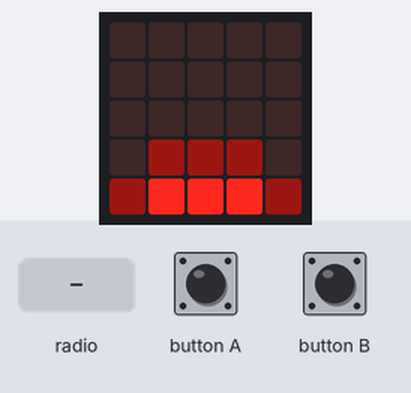
Bench run of a program on a simulated BBC micro:bit running MicroPython. On the bench: the board's 5×5 LED display. The test bench sets the inputs (shaded band). Dim RGB values are drawn brighter than linear; random numbers come from a fixed seed.

Above: at 5.0 s.
5.1 s: button A pressed for 0.15 s
At 6.0 s:
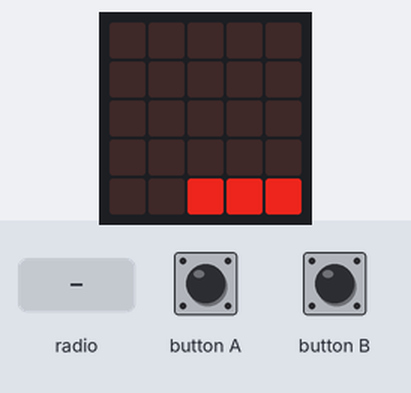
6.7 s: radio message "ponglost" arrives
At 8.2 s:
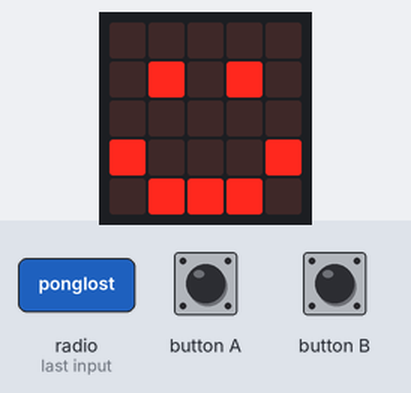
Timing chart, 0 to 9.7 s (numbered marks = the images above; inputs shaded):
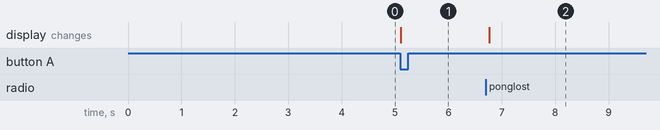

Measured:
- after the input at 5.1 s, the display: changes at once (image 1)
- after the input at 6.7 s, the display: changes after 0.06 s (image 2)

The program:

pong.py
```python
import random
import radio
from microbit import *

PADDLE_LEFT = 0
PADDLE_CENTER = 1
PADDLE_RIGHT = 2

GAME_RUNNING = 0
GAME_WON = 1
GAME_LOST = 2

IMAGE_SPAWNER = Image("00000:"
                      "00100:"
                      "01910:"
                      "01210:"
                      "19991")
IMAGE_NOT_SPAWNER = Image("00000:"
                          "00000:"
                          "00000:"
                          "01110:"
                          "19991")


class Ball:
    def __init__(self):
        self.x = 1
        self.y = 1
        self.update_last_pos()
        self.vx = 1
        self.vy = 1
        self.passed = False

    def update(self):
        self.update_last_pos()
        self.x += self.vx
        self.y += self.vy

    def update_last_pos(self):
        self.last_x = self.x
        self.last_y = self.y


class Paddle:
    def __init__(self):
        self.state = PADDLE_RIGHT

    def get_pixels(self):
        if self.state == PADDLE_LEFT:
            return [[0, 4], [1, 4], [2, 4]]
        elif self.state == PADDLE_CENTER:
            return [[1, 4], [2, 4], [3, 4]]
        elif self.state == PADDLE_RIGHT:
            return [[2, 4], [3, 4], [4, 4]]
        else:
            return []


class Game:
    def __init__(self):
        self.ball = Ball()
        self.paddle = Paddle()
        self.state = GAME_RUNNING


def update_game(game):
    # Update the paddle
    if button_a.was_pressed() and game.paddle.state != PADDLE_LEFT:
        game.paddle.state -= 1
    if button_b.was_pressed() and game.paddle.state != PADDLE_RIGHT:
        game.paddle.state += 1
    # Check collisions
    future_x = game.ball.x + game.ball.vx
    future_y = game.ball.y + game.ball.vy
    if future_x < 0 or future_x > 4:
        game.ball.vx *= -1
    if future_y > 4:
        game.ball.vy *= -1
#        game.ball.passed = True
#        game.state = GAME_LOST
#        send("ponglost")
    if future_y < 0 and not game.ball.passed:
        game.ball.passed = True
        x = 4 - game.ball.x
        y = game.ball.y
        vx = -game.ball.vx
        vy = -game.ball.vy
        radio.send("pongball {:d} {:d} {:d} {:d}".format(x, y, vx, vy))
    for coord in game.paddle.get_pixels():
        if coord[0] == int(future_x) and coord[1] == int(future_y):
            if random.randint(1, 2) == 1:
                game.ball.vx = random.randint(0, 1) * 2 - 1
            game.ball.vy *= -1
            break
    # Move ball
    if not game.ball.passed:
        game.ball.update()


def draw_game(game):
    # Clear the display for drawing
    display.clear()
    # If the ball is in our court (!passed), draw the ball (and a trail)
    if not game.ball.passed:
        display.set_pixel(game.ball.last_x, game.ball.last_y, 1)
        display.set_pixel(game.ball.x, game.ball.y, 5)
    # Draw the paddle
    for coord in game.paddle.get_pixels():
        display.set_pixel(coord[0], coord[1], 7)


def main():
    am_spawner = False
    display.show(IMAGE_NOT_SPAWNER)
    while True:
        if button_a.was_pressed():
            break
        if button_b.was_pressed():
            am_spawner = not am_spawner
            if am_spawner:
                display.show(IMAGE_SPAWNER)
            else:
                display.show(IMAGE_NOT_SPAWNER)

    game = Game()
    game.ball.passed = not am_spawner
    radio.on()
    while True:
        # Get radio messages
        received = radio.receive()
        if received != None:
            message = received.split(" ")
            if message[0] == "pongball":
                game.ball.x = int(message[1])
                game.ball.y = int(message[2])
                game.ball.vx = int(message[3])
                game.ball.vy = int(message[4])
                game.ball.passed = False
            if message[0] == "ponglost":
                game.state = GAME_WON
        # Update the game
        if game.state == GAME_RUNNING:
            update_game(game)
            draw_game(game)
        elif game.state == GAME_WON:
            display.show(Image.HAPPY)
        elif game.state == GAME_LOST:
            display.show(Image.SAD)
        sleep(100)


main()
```
